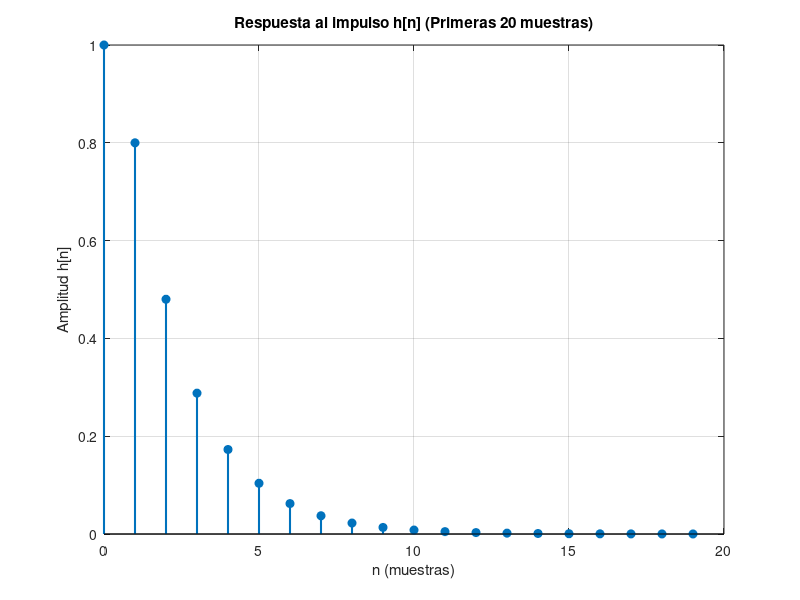

Write the MATLAB code that produced this figure. (Note: this script raises an error after producing the figure.)
% -------------------
% PARTE 2:
% -------------------
% Parametros de la simulacion
N = 20; % Numero de muestras solicitadas
n = 0:N-1; % Vector de tiempo discreto

% Coeficientes de la ecuacion en diferencias
% b: coeficientes de x (entrada) -> 1*x[n] + 0.2*x[n-1]
% a: coeficientes de y (salida)  -> 1*y[n] - 0.6*y[n-1]
b = [1, 0.2];
a = [1, -0.6];

% Generacion del impulso unitario delta[n]
% Un 1 en la primera posicion, el resto ceros
delta = [1, zeros(1, N-1)];

% Calculo de la respuesta al impulso h[n]
h = filter(b, a, delta);
% Utilizamos filter(b, a, delta) porque es la herramienta para resolver
% sistemas descritos por ecuaciones en diferencias con realimentación (IIR).
% A diferencia del conv(), filter no requiere conocer la respuesta al
% impulso completa, sino que calcula recursivamente cada salida basandose
% en los estados anteriores, respetando la causalidad y el reposo inicial.

disp("Muestras de la respuesta al impulso h[n]: \n");
disp("    n      h[n] \n")
disp([(0:N-1)', h']);

figure;
stem(n, h, 'filled', 'MarkerSize', 6, 'LineWidth', 1.5);
grid on;
title('Respuesta al impulso h[n] (Primeras 20 muestras)');
xlabel('n (muestras)');
ylabel('Amplitud h[n]');

% Observando h[n], se aprecia una respuesta decreciente que
% tiende a cero a medida que n aumenta. Esto verifica visualmente que el
% sistema es estable.

% -------------------
% PARTE 3:
% -------------------
x = [0 1 2 3 4 5 6 7 8 9];
h_sist = h;

L = length(x);
M = length(h);
N = L + M - 1;  %(10 + 20 - 1 = 29)

% a) Convolución Lineal
y_a = convolucion_lineal(x, h_sist);

% b) Representación Matricial
% Creamos la matriz de convolución manualmente para las primeras muestras
H = zeros(N, L);
for i = 1:L
    H(i:i+M-1, i) = h_sist';
end
y_b = (H * x')';

% c) Convolución Circular
% Zero Padding a longitud N
x_pad = [x, zeros(1, N-L)];
h_pad = [h, zeros(1, N-M)];
y_c = convolucion_circular(x_pad, h_pad);

% d) Verificacion mediante gráficos
figure('Name', 'Integrador Parte III');

subplot(3,1,1);
stem(0:N-1, y_a, 'r', 'filled');
title('a) Convolución Lineal');
grid on;

subplot(3,1,2);
stem(0:N-1, y_b, 'g', 'filled');
title('b) Convolución Matricial');
grid on;

subplot(3,1,3);
stem(0:N-1, real(y_c), 'b', 'filled');
title('c) Convolución Circular (con Zero-Padding)');
grid on;

% -------------------
% PARTE 4:
% -------------------
% La deconvolucion actua como un filtro inverso.
% Todo sistema fisico o LTI tiende a disminuir ciertas frecuencias de la
% señal de entrada. Por lo tanto, el filtro inverso intentara recuperar esa
% información amplificando fuertemente esas frecuencias.

% Como el ruido aleatorio contiene energia en todas las frecuencias, el proceso
% de deconvolucion resulta contraproducente: el filtro inverso amplificara
% drasticamente aquellas bandas donde el sistema original tenia baja energia,
% magnificando el ruido de tal forma que destruira por completo la señal x[n] recuperada.

% Por lo tanto, el ruido vuelve completamente inestable al filtro inverso,
% haciendo que la deconvolucion directa sea inviable para aplicaciones reales.
